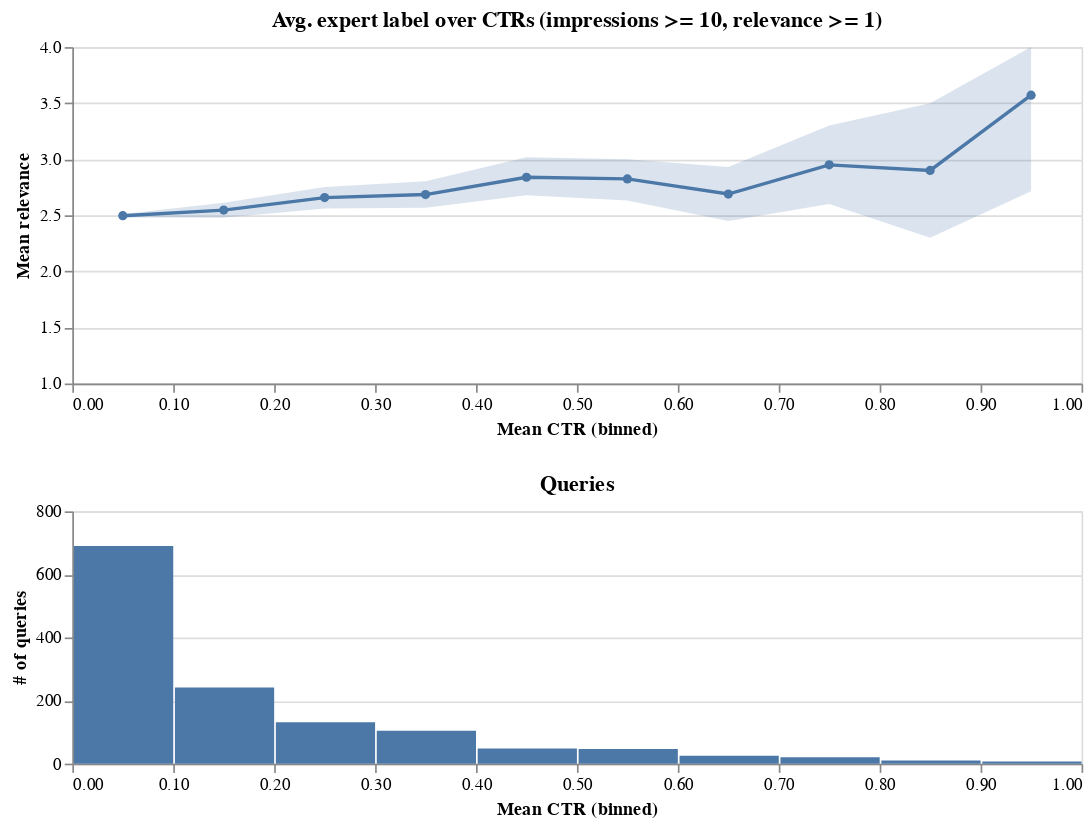

Source (notebook cell):
### Code cell
plot_mean_relevance(source, min_label=1, min_impressions=10)

### Figure 1 — Vega specification as saved in the notebook (floating-point values rounded to 4 significant figures; data arrays with more than 128 entries replaced by an {"elided": "..."} marker saying what was removed)
{"$schema": "https://vega.github.io/schema/vega/v5.json", "data": [{"name": "_server_source_0", "values": {"elided": "8059 records"}}, {"name": "source_0", "source": "_server_source_0", "transform": [{"type": "aggregate", "groupby": ["bin_step_0_1_ctr", "bin_step_0_1_ctr_end"], "fields": ["label", "label", "label", "label", "query"], "ops": ["mean", "mean", "ci0", "ci1", "distinct"], "as": ["mean_label", "center_label", "lower_label", "upper_label", "distinct_query"]}, {"type": "project", "fields": ["bin_step_0_1_ctr", "bin_step_0_1_ctr_end", "center_label", "distinct_query", "lower_label", "mean_label", "upper_label"]}]}, {"name": "data_1", "source": "source_0", "transform": [{"type": "filter", "expr": "isValid(datum[\"bin_step_0_1_ctr\"]) && isFinite(+datum[\"bin_step_0_1_ctr\"]) && isValid(datum[\"mean_label\"]) && isFinite(+datum[\"mean_label\"])"}, {"type": "project", "fields": ["bin_step_0_1_ctr", "bin_step_0_1_ctr_end", "mean_label"]}]}, {"name": "data_2", "source": "source_0", "transform": [{"type": "filter", "expr": "isValid(datum[\"bin_step_0_1_ctr\"]) && isFinite(+datum[\"bin_step_0_1_ctr\"]) && isValid(datum[\"distinct_query\"]) && isFinite(+datum[\"distinct_query\"])"}, {"type": "project", "fields": ["bin_step_0_1_ctr", "bin_step_0_1_ctr_end", "distinct_query"]}]}], "signals": [{"name": "concat_1_bin_step_0_1_ctr_bins", "value": {"fields": ["ctr"], "fname": "bin_ctr", "start": 0.0, "step": 0.1, "stop": 1.0}}, {"name": "concat_0_height", "value": 200}, {"name": "concat_1_height", "value": 150}], "marks": [{"type": "group", "name": "concat_0_group", "encode": {"update": {"height": {"signal": "concat_0_height"}, "width": {"signal": "width"}}}, "marks": [{"type": "area", "name": "concat_0_layer_0_layer_0_marks", "from": {"data": "source_0"}, "sort": {"field": "datum[\"bin_step_0_1_ctr\"]"}, "encode": {"update": {"defined": {"signal": "isValid(datum[\"bin_step_0_1_ctr\"]) && isFinite(+datum[\"bin_step_0_1_ctr\"]) && isValid(datum[\"lower_label\"]) && isFinite(+datum[\"lower_label\"])"}, "fill": {"value": "#4c78a8"}, "orient": {"value": "vertical"}, "tooltip": {"signal": "{\"Ci1 of label\": format(datum[\"upper_label\"], \"\"), \"Ci0 of label\": format(datum[\"lower_label\"], \"\"), \"Mean of label\": format(datum[\"center_label\"], \"\"), \"bin_step_0_1_ctr_end\": isValid(datum[\"bin_step_0_1_ctr_end\"]) ? datum[\"bin_step_0_1_ctr_end\"] : \"\"+datum[\"bin_step_0_1_ctr_end\"], \"Mean CTR (binned)\": format(datum[\"bin_step_0_1_ctr\"], \"\")}"}, "y2": {"field": "upper_label", "scale": "concat_0_y"}, "x": {"signal": "scale(\"concat_0_x\", 0.5 * datum[\"bin_step_0_1_ctr\"] + 0.5 * datum[\"bin_step_0_1_ctr_end\"])"}, "y": {"field": "lower_label", "scale": "concat_0_y"}, "opacity": {"value": 0.2}}}, "style": ["area", "errorband-band"]}, {"type": "line", "name": "concat_0_layer_1_layer_0_marks", "from": {"data": "source_0"}, "sort": {"field": "datum[\"bin_step_0_1_ctr\"]"}, "encode": {"update": {"defined": {"signal": "isValid(datum[\"bin_step_0_1_ctr\"]) && isFinite(+datum[\"bin_step_0_1_ctr\"]) && isValid(datum[\"mean_label\"]) && isFinite(+datum[\"mean_label\"])"}, "x": {"signal": "scale(\"concat_0_x\", 0.5 * datum[\"bin_step_0_1_ctr\"] + 0.5 * datum[\"bin_step_0_1_ctr_end\"])"}, "stroke": {"value": "#4c78a8"}, "y": {"field": "mean_label", "scale": "concat_0_y"}}}, "style": ["line"]}, {"type": "symbol", "name": "concat_0_layer_1_layer_1_marks", "from": {"data": "data_1"}, "encode": {"update": {"opacity": {"value": 1}, "fill": {"value": "#4c78a8"}, "x": {"signal": "scale(\"concat_0_x\", 0.5 * datum[\"bin_step_0_1_ctr\"] + 0.5 * datum[\"bin_step_0_1_ctr_end\"])"}, "y": {"field": "mean_label", "scale": "concat_0_y"}}}, "style": ["point"]}], "axes": [{"scale": "concat_0_y", "ticks": false, "maxExtent": 0, "domain": false, "zindex": 0, "aria": false, "orient": "left", "grid": true, "minExtent": 0, "tickCount": {"signal": "ceil(concat_0_height/40)"}, "labels": false, "gridScale": "concat_0_x"}, {"scale": "concat_0_x", "labelOverlap": true, "tickCount": {"signal": "ceil(width/40)"}, "zindex": 0, "title": "Mean CTR (binned)", "orient": "bottom", "grid": false, "labelFlush": true}, {"scale": "concat_0_y", "title": "Mean relevance", "labelOverlap": true, "grid": false, "zindex": 0, "orient": "left", "tickCount": {"signal": "ceil(concat_0_height/40)"}}], "title": {"text": "Avg. expert label over CTRs (impressions >= 10, relevance >= 1)", "frame": "group"}, "style": "cell"}, {"type": "group", "name": "concat_1_group", "encode": {"update": {"width": {"signal": "width"}, "height": {"signal": "concat_1_height"}}}, "marks": [{"type": "rect", "name": "concat_1_marks", "from": {"data": "data_2"}, "encode": {"update": {"x": {"field": "bin_step_0_1_ctr_end", "scale": "concat_1_x", "offset": {"signal": "0.5 + (abs(scale(\"concat_1_x\", datum[\"bin_step_0_1_ctr_end\"]) - scale(\"concat_1_x\", datum[\"bin_step_0_1_ctr\"])) < 0.25 ? 0.5 * (0.25 - (abs(scale(\"concat_1_x\", datum[\"bin_step_0_1_ctr_end\"]) - scale(\"concat_1_x\", datum[\"bin_step_0_1_ctr\"])))) : -0.5)"}}, "x2": {"field": "bin_step_0_1_ctr", "scale": "concat_1_x", "offset": {"signal": "0.5 + (abs(scale(\"concat_1_x\", datum[\"bin_step_0_1_ctr_end\"]) - scale(\"concat_1_x\", datum[\"bin_step_0_1_ctr\"])) < 0.25 ? -0.5 * (0.25 - (abs(scale(\"concat_1_x\", datum[\"bin_step_0_1_ctr_end\"]) - scale(\"concat_1_x\", datum[\"bin_step_0_1_ctr\"])))) : 0.5)"}}, "fill": {"value": "#4c78a8"}, "y": {"field": "distinct_query", "scale": "concat_1_y"}, "y2": {"value": 0, "scale": "concat_1_y"}}}, "style": ["bar"]}], "axes": [{"scale": "concat_1_y", "minExtent": 0, "zindex": 0, "grid": true, "tickCount": {"signal": "ceil(concat_1_height/40)"}, "orient": "left", "domain": false, "ticks": false, "aria": false, "maxExtent": 0, "labels": false, "gridScale": "concat_1_x"}, {"scale": "concat_1_x", "tickCount": {"signal": "ceil(width/10)"}, "labelFlush": true, "labelOverlap": true, "title": "Mean CTR (binned)", "zindex": 0, "grid": false, "orient": "bottom"}, {"scale": "concat_1_y", "grid": false, "tickCount": {"signal": "ceil(concat_1_height/40)"}, "labelOverlap": true, "zindex": 0, "orient": "left", "title": "# of queries"}], "title": {"text": "Queries", "frame": "group"}, "style": "cell"}], "scales": [{"name": "concat_0_x", "type": "linear", "domain": {"fields": [{"data": "source_0", "field": "bin_step_0_1_ctr"}, {"data": "source_0", "field": "bin_step_0_1_ctr_end"}, {"signal": "[concat_1_bin_step_0_1_ctr_bins.start, concat_1_bin_step_0_1_ctr_bins.stop]"}]}, "range": [0, {"signal": "width"}], "bins": {"signal": "concat_1_bin_step_0_1_ctr_bins"}, "zero": false}, {"name": "concat_0_y", "type": "linear", "domain": [1, 4], "range": [{"signal": "concat_0_height"}, 0], "zero": false}, {"name": "concat_1_x", "type": "linear", "domain": {"signal": "[concat_1_bin_step_0_1_ctr_bins.start, concat_1_bin_step_0_1_ctr_bins.stop]"}, "range": [0, {"signal": "width"}], "bins": {"signal": "concat_1_bin_step_0_1_ctr_bins"}, "zero": false}, {"name": "concat_1_y", "type": "linear", "domain": [0, 800], "range": [{"signal": "concat_1_height"}, 0], "zero": true}], "padding": 5, "background": "white", "layout": {"padding": 20, "columns": 1, "bounds": "full", "align": "each"}, "width": 600}
